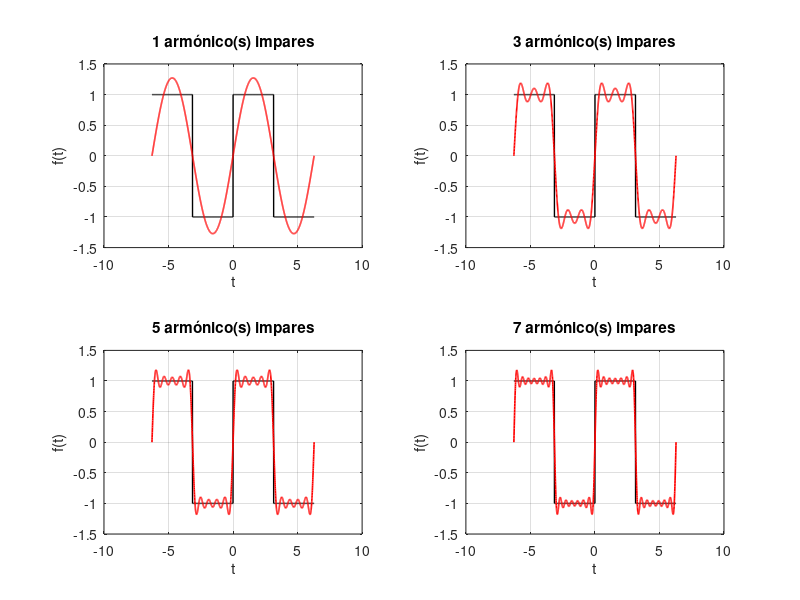

This chart was generated by the following MATLAB code: (Note: this script raises an error after producing the figure.)
%% Serie de Fourier - Onda cuadrada
% Curso básico de MATLAB - Material extra
%
% Función a aproximar (periodo 2*pi, amplitud 1):
%   f(t) =  1   para  0 < t < pi
%   f(t) = -1   para -pi < t < 0
%
% Esta función es equivalente a sign(sin(t)), lo que nos sirve
% como referencia "exacta" para comparar contra la aproximación.
%
% Serie de Fourier (deducida en el archivo .tex adjunto):
%
%   f(t) = (4/pi) * SUMA_{n=1,3,5,...}  sin(n*t) / n
%
% Es decir, solo contiene armónicos IMPARES (n = 1, 3, 5, ...).

clc; clear; close all;

%% Dominio de tiempo (varios periodos para ver la periodicidad)
t = linspace(-2*pi, 2*pi, 2000);

%% Señal exacta (referencia)
f_exacta = sign(sin(t));

%% Aproximación con distinto número de términos (armónicos impares)
numTerminos = [1, 3, 5, 7];   % cuántos armónicos impares se suman

figure
for idx = 1:length(numTerminos)

    K = numTerminos(idx);
    aproximacion = zeros(size(t));

    for k = 1:K
        n = 2*k - 1;                         % n = 1, 3, 5, ...
        aproximacion = aproximacion + (4/pi) * sin(n*t) / n;
    end

    subplot(2, 2, idx)
    plot(t, f_exacta, 'k', 'LineWidth', 1)
    hold on
    plot(t, aproximacion, 'r', 'LineWidth', 1.2)
    title(sprintf('%d armónico(s) impares', K))
    xlabel('t')
    ylabel('f(t)')
    ylim([-1.5 1.5])
    grid on
end

sgtitle('Serie de Fourier de una onda cuadrada (fenómeno de Gibbs)')
legend('Onda cuadrada exacta', 'Aproximación de Fourier', ...
       'Location', 'southoutside')

%% Nota: fenómeno de Gibbs
% Observa que, sin importar cuántos términos agreguemos, siempre
% aparece un pequeño "rebote" (sobre-oscilación) justo en los
% saltos de la onda cuadrada. Esto se conoce como el fenómeno de
% Gibbs y es una propiedad conocida de las series de Fourier al
% aproximar funciones discontinuas.
